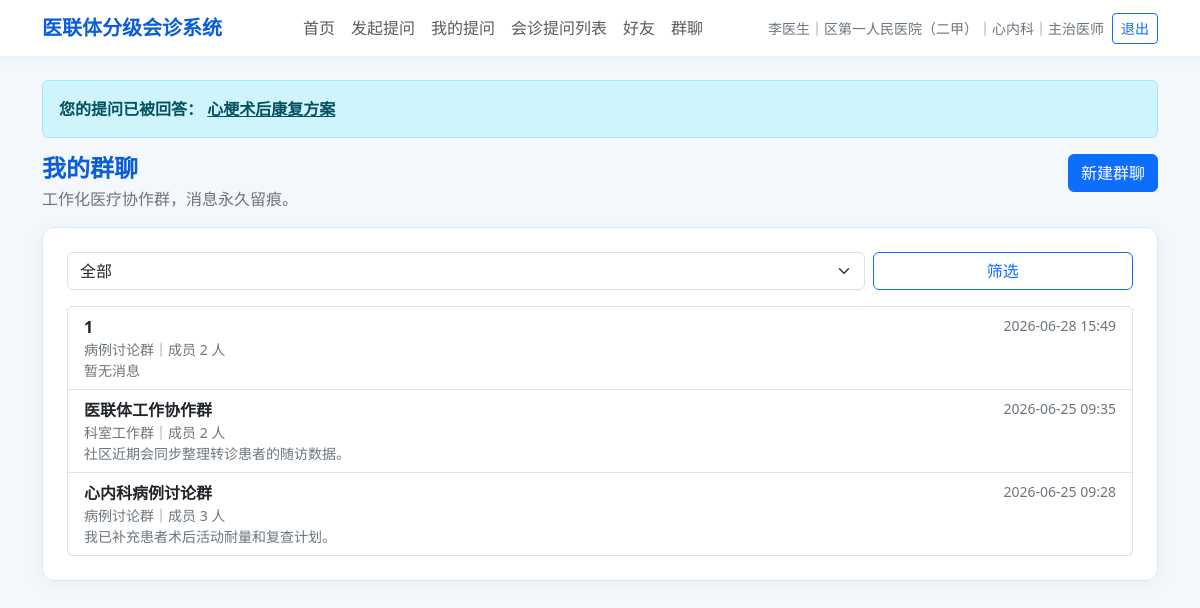
The app's page /groups (signed in) with its own data.
### tables this page shows
CREATE TABLE users (
                    id INTEGER PRIMARY KEY AUTOINCREMENT,
                    name TEXT,
                    password TEXT,
                    hospital_id INTEGER,
                    department TEXT,
                    role TEXT DEFAULT '医生'
                , phone TEXT DEFAULT '', wechat_id TEXT DEFAULT '', title TEXT DEFAULT '', avatar TEXT DEFAULT '');

CREATE TABLE hospitals (
                    id INTEGER PRIMARY KEY AUTOINCREMENT,
                    name TEXT,
                    parent_id INTEGER,
                    path TEXT,
                    level INTEGER
                );

CREATE TABLE consultations (
                    id INTEGER PRIMARY KEY AUTOINCREMENT,
                    title TEXT,
                    content TEXT,
                    asker_id INTEGER,
                    asker_hospital_id INTEGER,
                    asker_department TEXT,
                    target_hospital_id INTEGER,
                    visible_levels TEXT,
                    status TEXT,
                    reply_content TEXT,
                    replier_id INTEGER,
                    replier_department TEXT,
                    attachment_path TEXT,
                    attachment_name TEXT,
                    reply_attachment_path TEXT,
                    reply_attachment_name TEXT,
                    create_time TEXT,
                    reply_time TEXT
                );

CREATE TABLE groups (
                    id INTEGER PRIMARY KEY AUTOINCREMENT,
                    group_name TEXT,
                    group_type TEXT,
                    creator_id INTEGER,
                    create_time TEXT,
                    description TEXT,
                    consultation_id INTEGER
                );

### app.py (the view)
    @app.route("/groups")
    @login_required
    def groups(current_user: Dict[str, Any]):
        selected_type = request.args.get("type", "全部")
        return render_template(
            "groups.html",
            groups=get_my_groups(current_user["id"], selected_type),
            selected_type=selected_type,
        )

### app.py (called while the page is built)
def get_connection(db_path: Optional[Path] = None) -> sqlite3.Connection:
    if db_path is None:
        db_path = DB_PATH
    conn = sqlite3.connect(db_path)
    conn.row_factory = sqlite3.Row
    return conn

def row_to_dict(row: Optional[sqlite3.Row]) -> Optional[Dict[str, Any]]:
    if row is None:
        return None
    return dict(row)

def get_user_with_hospital(user_id: int) -> Optional[Dict[str, Any]]:
    conn = get_connection()
    try:
        row = conn.execute(
            """
            SELECT
                u.id AS id,
                u.name AS name,
                u.phone AS phone,
                u.wechat_id AS wechat_id,
                u.title AS title,
                u.avatar AS avatar,
                u.department AS department,
                u.role AS role,
                h.id AS hospital_id,
                h.name AS hospital_name,
                h.path AS hospital_path,
                h.level AS hospital_level
            FROM users u
            JOIN hospitals h ON u.hospital_id = h.id
            WHERE u.id = ?
            """,
            (user_id,),
        ).fetchone()
        return row_to_dict(row)
    finally:
        conn.close()

def get_answer_notifications(current_user: Optional[Dict[str, Any]]) -> List[sqlite3.Row]:
    if current_user is None:
        return []
    conn = get_connection()
    try:
        return conn.execute(
            """
            SELECT id, title, reply_time
            FROM consultations
            WHERE asker_id = ? AND status = '已回复'
            ORDER BY reply_time DESC, id DESC
            LIMIT 5
            """,
            (current_user["id"],),
        ).fetchall()
    finally:
        conn.close()

def group_type_label(group_type: str) -> str:
    return GROUP_TYPE_LABELS.get(group_type, "工作群")

def get_current_user() -> Optional[Dict[str, Any]]:
    if Flask is None:
        return None
    user_id = session.get("user_id")
    if user_id is None:
        return None
    return get_user_with_hospital(int(user_id))

def login_required(view_func):
    @functools.wraps(view_func)
    def wrapped_view(*args, **kwargs):
        current_user = get_current_user()
        if current_user is None:
            return redirect(url_for("login", next=request.path))
        return view_func(current_user, *args, **kwargs)
    return wrapped_view

### templates/groups.html (shortened to what this page needs)
{% extends "base.html" %}
{% block content %}
<div class="d-flex flex-column flex-md-row justify-content-between gap-2 mb-3">
    <div>
        <h1 class="h4 medical-title mb-1">我的群聊</h1>
        <p class="text-secondary mb-0">工作化医疗协作群，消息永久留痕。</p>
    </div>
    <a class="btn btn-primary align-self-md-start" href="{{ url_for('new_group') }}">新建群聊</a>
</div>
<div class="page-card p-3 p-md-4">
    <form method="get" class="row g-2 mb-3">
        <div class="col-12 col-md-9">
            <select class="form-select" name="type">
                <option value="全部" {% if selected_type == '全部' %}selected{% endif %}>全部</option>
            </select>
        </div>
        <div class="col-12 col-md-3">
            <button class="btn btn-outline-primary w-100" type="submit">筛选</button>
        </div>
    </form>
    {% if groups %}
    <div class="list-group">
        {% for group in groups %}
        <a class="list-group-item list-group-item-action" href="{{ url_for('group_chat', group_id=group.id) }}">
            <div class="d-flex justify-content-between gap-2">
                <div>
                    <div class="fw-semibold">
                        {{ group.group_name }}
                    </div>
                    <div class="text-secondary small">{{ group_type_label(group.group_type) }}｜成员 {{ group.member_count }} 人</div>
                    <div class="text-secondary small">{{ group.last_message or "暂无消息" }}</div>
                </div>
                <div class="text-secondary small text-nowrap">{{ group.last_message_time or group.create_time }}</div>
            </div>
        </a>
        {% endfor %}
    </div>
    {% else %}
    <p class="text-secondary mb-0">暂无群聊。</p>
    {% endif %}
</div>
{% endblock %}

### templates/base.html (shortened to what this page needs)
<!doctype html>
<html lang="zh-CN">
<head>
    <link href="https://cdn.jsdelivr.net/npm/bootstrap@5.3.3/dist/css/bootstrap.min.css" rel="stylesheet">
</head>
<body>
{% if current_user %}
<nav class="navbar navbar-expand-lg bg-white sticky-top">
    <div class="container">
        <a class="navbar-brand medical-title" href="{{ url_for('home') }}">医联体分级会诊系统</a>
        <div class="collapse navbar-collapse" id="mainNavbar">
            <ul class="navbar-nav mx-auto mb-2 mb-lg-0">
                <li class="nav-item"><a class="nav-link" href="{{ url_for('home') }}">首页</a></li>
                <li class="nav-item"><a class="nav-link" href="{{ url_for('new_consultation') }}">发起提问</a></li>
                <li class="nav-item"><a class="nav-link" href="{{ url_for('my_consultations') }}">我的提问</a></li>
                {% if current_user.hospital_level in [1, 2] %}
                <li class="nav-item"><a class="nav-link" href="{{ url_for('subordinate_consultations') }}">会诊提问列表</a></li>
                {% endif %}
                <li class="nav-item">
                    <a class="nav-link" href="{{ url_for('friends') }}">
                        好友
                    </a>
                </li>
                <li class="nav-item">
                    <a class="nav-link" href="{{ url_for('groups') }}">
                        群聊
                    </a>
                </li>
            </ul>
            <div class="d-flex flex-column flex-lg-row align-items-lg-center gap-2 small text-secondary">
                <span>{{ current_user.name }}｜{{ current_user.hospital_name }}｜{{ current_user.department }}｜{{ current_user.title }}</span>
                <a class="btn btn-outline-primary btn-sm" href="{{ url_for('logout') }}">退出</a>
            </div>
        </div>
    </div>
</nav>
{% endif %}
<main class="container py-4">
    {% if current_user and answer_notifications %}
    <div class="alert alert-info" role="alert">
        <strong>您的提问已被回答：</strong>
        {% for item in answer_notifications %}
            <a class="alert-link me-2" href="{{ url_for('consultation_detail', consultation_id=item.id) }}">{{ item.title }}</a>
        {% endfor %}
    </div>
    {% endif %}
    {% block content %}{% endblock %}
</main>
</body>
</html>

### templates/base.html (style rules this page uses)
body { background: #f4f8fc; }
.navbar { box-shadow: 0 2px 10px rgba(13, 110, 253, 0.08); }
.page-card { background: #fff; border: 1px solid #dbe8f6; border-radius: 12px; box-shadow: 0 4px 18px rgba(35, 80, 130, 0.06); }
.medical-title { color: #0b5ed7; font-weight: 700; }

### records on screen
users: name "李医生", department "心内科", title "主治医师"
hospitals: hospital_name "区第一人民医院（二甲）"
consultations: title "心梗术后康复方案"
groups: group_name "1", group_type "病例讨论群", member_count "2", last_message "暂无消息", create_time "2026-06-28 15:49"
groups: group_name "医联体工作协作群", group_type "科室工作群", member_count "2", last_message "社区近期会同步整理转诊患者的随访数据。", last_message_time "2026-06-25 09:35"
groups: group_name "心内科病例讨论群", group_type "病例讨论群", member_count "3", last_message "我已补充患者术后活动耐量和复查计划。", last_message_time "2026-06-25 09:28"
